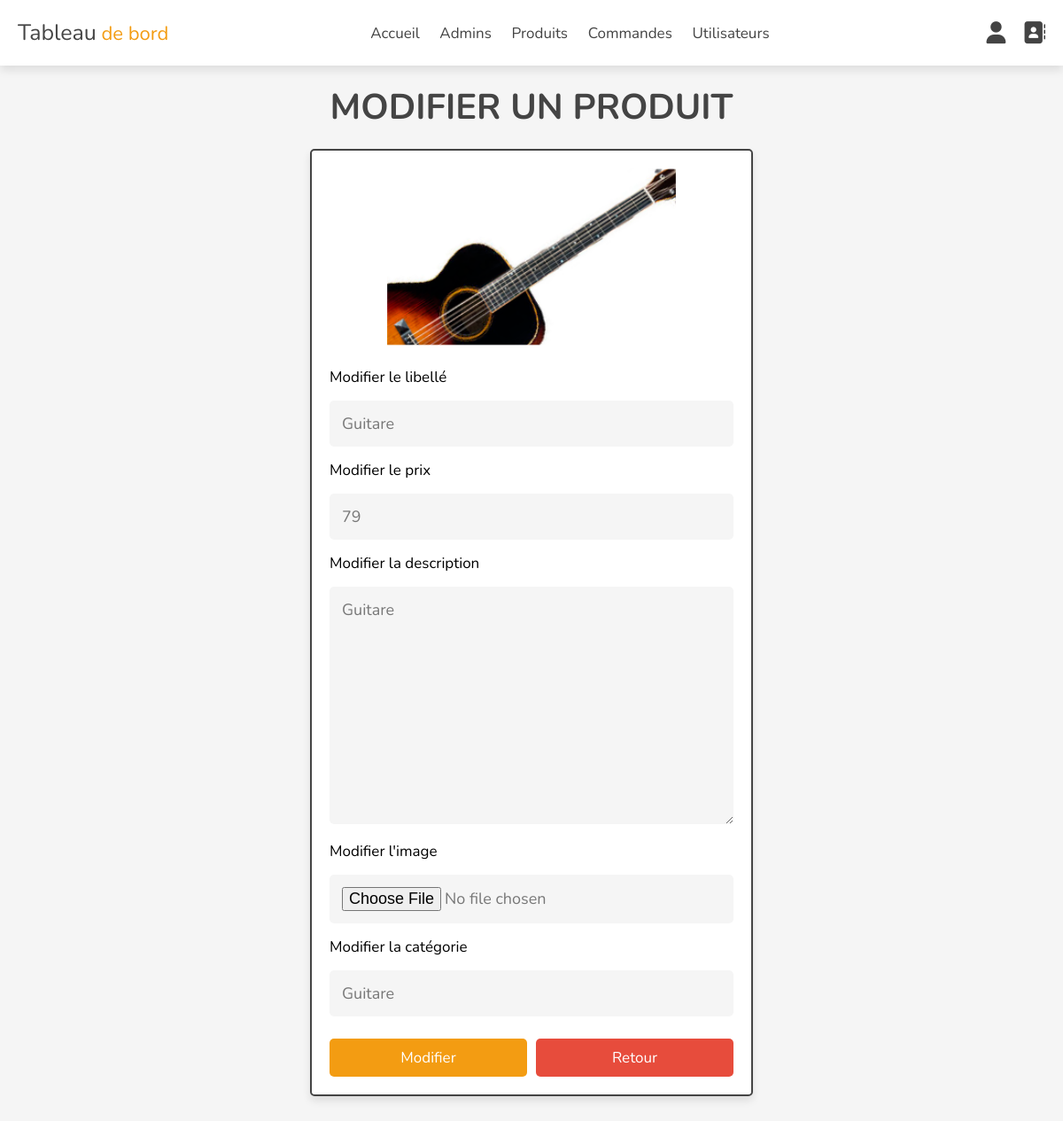
Screenshot of /admin/update_product.php?update=1 (signed in) with the database file from the repository.
### tables this page shows
CREATE TABLE `products` (
  `id` int(100) NOT NULL,
  `libelle` varchar(100) NOT NULL,
  `details` varchar(500) NOT NULL,
  `prix` int(10) NOT NULL,
  `image` varchar(100) NOT NULL,
  `categorie` varchar(100) NOT NULL
);

### admin/update_product.php (the view, shortened to what this page needs)
<?php
include '../components/connect.php';
?>
<!DOCTYPE html>
<html lang="en">
<head>
   <link rel="stylesheet" href="https://cdnjs.cloudflare.com/ajax/libs/font-awesome/6.1.1/css/all.min.css">
   <link rel="stylesheet" href="assets/css/admin_style.css">
</head>
<body>
   <?php include '../components/admin_header.php'; ?>
   <section class="update-product">
      <h1 class="heading">Modifier un produit</h1>
      <?php
      $update_id = $_GET['update'];
      $select_products = $conn->prepare("SELECT * FROM `products` WHERE id = ?");
      $select_products->execute([$update_id]);
      if ($select_products->rowCount() > 0) {
         while ($fetch_products = $select_products->fetch(PDO::FETCH_ASSOC)) {
      ?>
            <form action="" method="post" enctype="multipart/form-data">
               <div class="image-container">
                  <div class="main-image">
                     <img src="assets/images/<?= $fetch_products['image']; ?>" alt="">
                  </div>
               </div>
               <span>Modifier le libellé</span>
               <input type="text" name="libelle" required class="box" maxlength="100" placeholder="Libellé" value="<?= $fetch_products['libelle']; ?>">
               <span>Modifier le prix</span>
               <input type="number" name="prix" required class="box" min="0" max="9999999999" placeholder="Prix" value="<?= $fetch_products['prix']; ?>">
               <span>Modifier la description</span>
               <textarea name="details" class="box" required cols="30" rows="10"><?= $fetch_products['details']; ?></textarea>
               <span>Modifier l'image</span>
               <input type="file" name="image" accept="image/jpg, image/jpeg, image/png, image/webp" class="box">
               <span>Modifier la catégorie</span>
               <input type="text" name="categorie" class="box" value="<?= $fetch_products['categorie']; ?>">
               <div class="flex-btn">
                  <input type="submit" name="update" class="option-btn" value="Modifier">
                  <a href="products.php" class="delete-btn">Retour</a>
               </div>
            </form>
      <?php
         }
      } else {
         echo '<p class="empty">Aucun produits !</p>';
      }
      ?>
   </section>
</body>
</html>

### admin/assets/css/admin_style.css (style rules this page uses)
:root { --main-color:#2980b9; --orange:#f39c12; --red:#e74c3c; --black:#444; --white:#fff; --light-color:#777; --light-bg:#f5f5f5; --border:.2rem solid var(--black); --box-shadow:0 .5rem 1rem rgba(0,0,0,.1); }
* { font-family: 'Nunito', sans-serif; margin:0; padding:0; box-sizing: border-box; outline: none; border:none; text-decoration: none; }
html { font-size: 62.5%; overflow-x: hidden; }
body { background-color: var(--light-bg); padding-bottom: 10rem; }
section { padding:2rem; max-width: 1200px; margin:0 auto; }
.heading { font-size: 4rem; color:var(--black); margin-bottom: 2rem; text-align: center; text-transform: uppercase; }
.btn, .delete-btn, .option-btn { display: block; width: 100%; margin-top: 1rem; border-radius: .5rem; padding:1rem 3rem; font-size: 1.7rem; color:var(--white); cursor: pointer; text-align: center; }
.option-btn { background-color: var(--orange); }
.delete-btn { background-color: var(--red); }
.flex-btn { display: flex; gap:1rem; }
.update-product form { background-color: var(--white); box-shadow: var(--box-shadow); border-radius: .5rem; border:var(--border); padding:2rem; max-width: 50rem; margin:0 auto; }
.update-product form .image-container { margin-bottom: 2rem; }
.update-product form .image-container .main-image img { height: 20rem; width: 100%; object-fit: contain; }
.update-product form .box { width: 100%; border-radius: .5rem; padding:1.4rem; font-size: 1.8rem; color:var(--light-color); background-color: var(--light-bg); margin-bottom: 1.5rem; margin-top: 1.5rem; }
.update-product form span { font-size: 1.7rem; color: black; }

### rows the page displays
products: image (picture), libelle "Guitare", prix "79", details "Guitare", categorie "Guitare"
